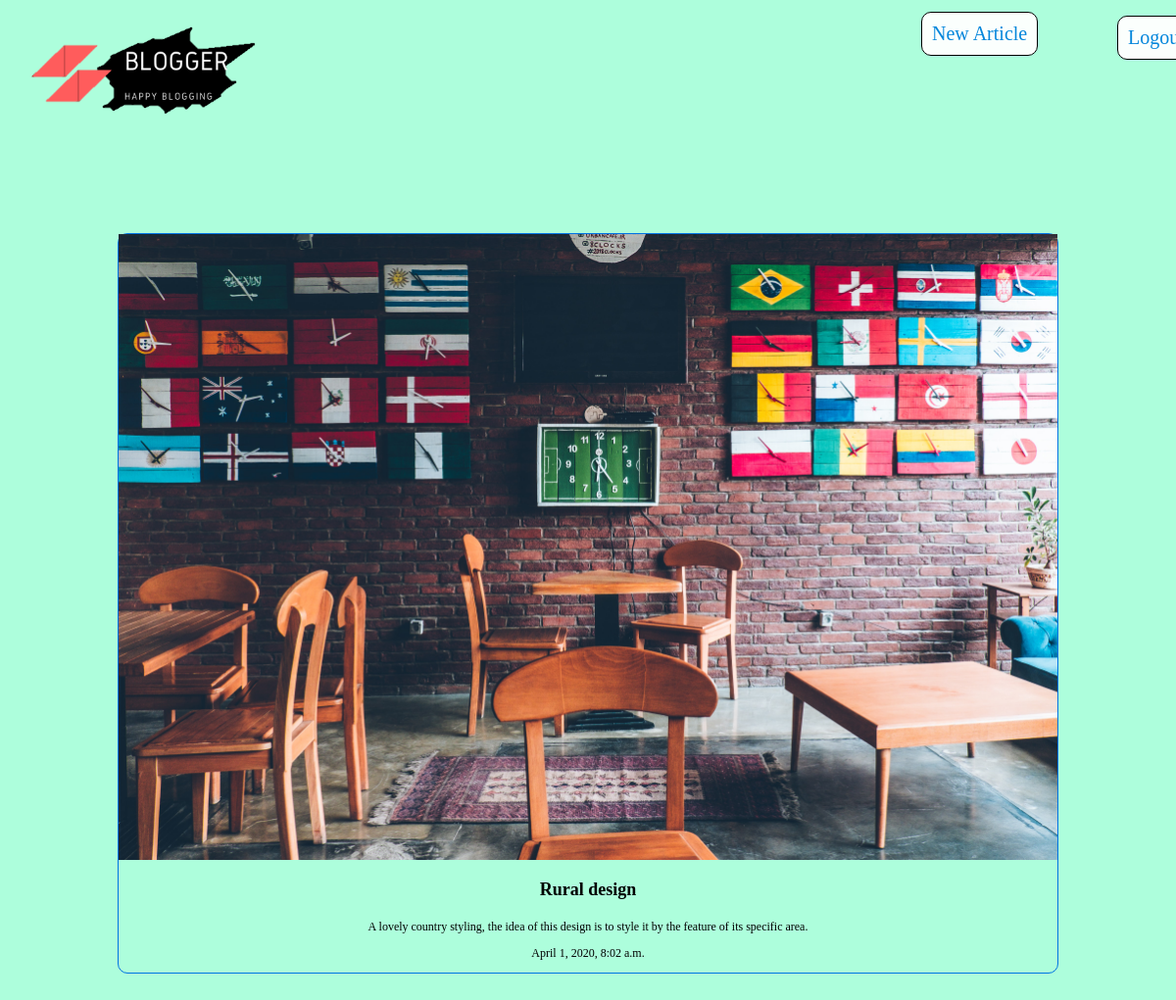
The page /articles/django-rural/ (signed in) on the database its author committed.
### articles/models.py (models this page shows, shortened)
class Articles(models.Model):
    title = models.CharField(max_length = 100)
    slug = models.SlugField()
    body = models.TextField()
    date = models.DateTimeField(auto_now_add = True)
    thumb = models.ImageField(default='default.png',blank=True)
    author = models.ForeignKey(User,on_delete=models.CASCADE,default=None)

### articles/views.py (the view)
# urls.py: url(r'^(?P<slug>[\w-]+)/$',views.article_details, name = 'details'),
def article_details(request, slug):
    article = Articles.objects.get(slug = slug)
    return render(request,"articles/article_detail.html",{"article":article})

### articles/templates/articles/article_detail.html
{% extends 'base_layout.html' %}
{% block content %}
<div class="article-detail">
    <div class="article">
        <img src="{{ article.thumb.url }}"/>
        <h2>{{article.title}}</h2>
        <p>{{article.body}}</p>
        <p>{{article.date}}</p>
    </div>
</div>
{% endblock %}

### assets/styles.css (style rules this page uses)
* { position: relative; font-family: Comic Sans MS; }
html,body { width:100%; height:100%; padding:0px; margin:0px; background-color: #ADFEDC; }
.article { top: -250; padding: 10px; font-size: 12px; border: 1px solid #0072E3; border-radius: 10px; position: relative; padding-bottom: 40px; }
.article-detail .article { padding: 0; }
.article-detail .article img { max-width: 100%; }
.article-detail .article h2 { text-align: center; margin: 20px auto; }
.article-detail .article p { text-align: center; }

### rows shown on the page
Articles: thumb (picture), title "Rural design", body "A lovely country styling, the idea of this design is to style it by the feature of its specific area.", date "April 1, 2020, 8:02 a.m."
